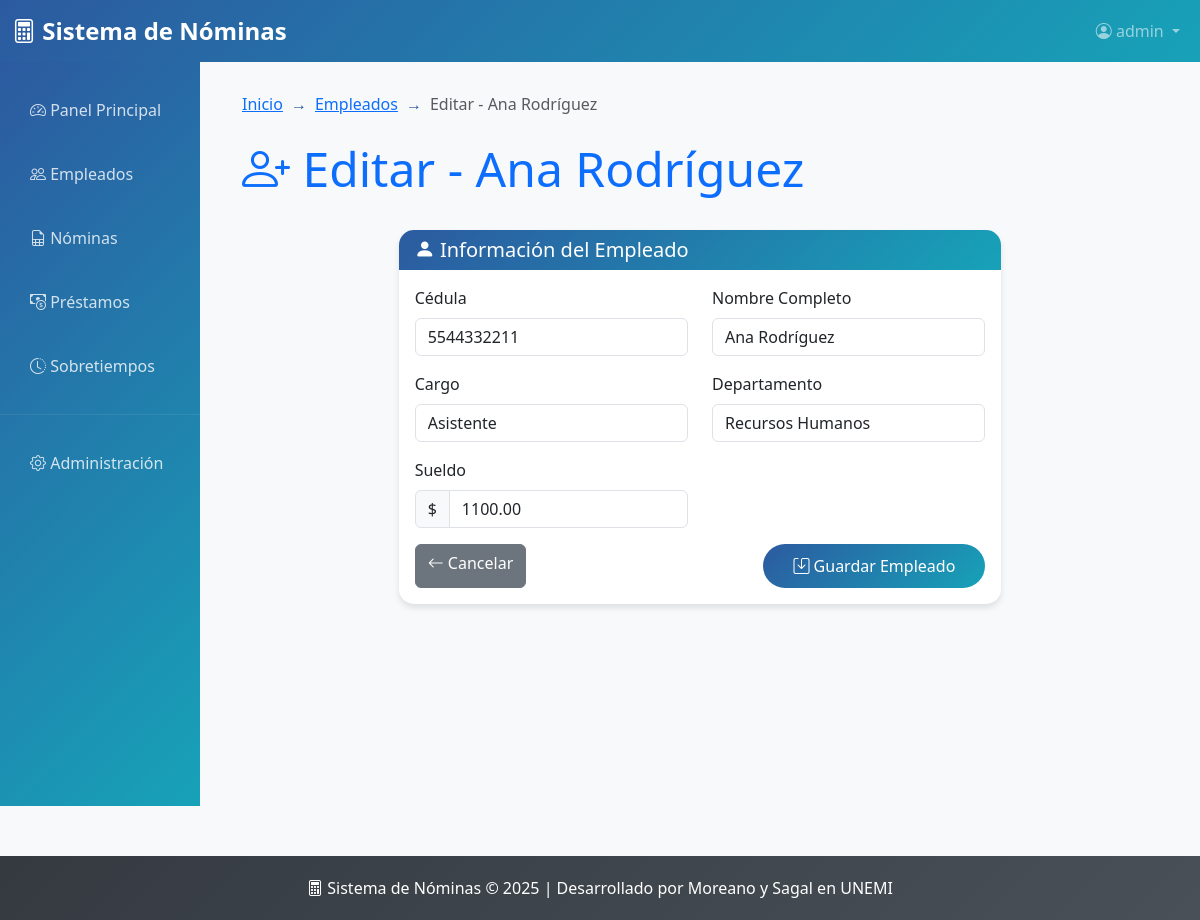
/empleados/25/editar/ (signed in), run on the app's committed database.
### nomina/models.py (models this page shows, shortened)
class Empleado(models.Model):
    cedula = models.CharField(max_length=10, unique=True)
    nombre = models.CharField(max_length=200)
    sueldo = models.DecimalField(max_digits=10, decimal_places=2)
    departamento = models.CharField(max_length=100)
    cargo = models.CharField(max_length=100)
    fecha_ingreso = models.DateField(null=True, blank=True)

### nomina/views.py (the view, shortened to what this page needs)
# urls.py: path('empleados/<int:empleado_id>/editar/', views.EmpleadoUpdateView.as_view(), name='empleado_editar'),
class EmpleadoUpdateView(LoginRequiredMixin, TitleContextMixin, UpdateView):
    model = Empleado
    form_class = EmpleadoForm
    template_name = 'empleado_form.html'
    pk_url_kwarg = 'empleado_id'
    title1 = "Empleados"
    title2 = "Editar Empleado"
    def get_context_data(self, **kwargs):
        context = super().get_context_data(**kwargs)
        context['titulo'] = f'Editar - {self.object.nombre}'
        context['empleado'] = self.object
        return context

### nomina/forms.py (shortened to what this page needs)
class EmpleadoForm(forms.ModelForm):
    class Meta:
        model = Empleado
        fields = ['cedula', 'nombre', 'sueldo', 'departamento', 'cargo']
        widgets = {
            'cedula': forms.TextInput(attrs={
                'class': 'form-control',
                'placeholder': 'Ingrese número de cédula',
                'maxlength': '10',
                'pattern': '[0-9]{1,10}'
            }),
            'nombre': forms.TextInput(attrs={
                'class': 'form-control',
                'placeholder': 'Nombre completo del empleado'
            }),
            'sueldo': forms.NumberInput(attrs={
                'class': 'form-control',
                'step': '0.01',
                'min': '0',
                'placeholder': '0.00'
            }),
            'departamento': forms.TextInput(attrs={
                'class': 'form-control',
                'placeholder': 'Ej: Recursos Humanos, Contabilidad'
            }),
            'cargo': forms.TextInput(attrs={
                'class': 'form-control',
                'placeholder': 'Ej: Analista, Gerente, Asistente'
            }),
        }

### nomina/mixins.py (called while the page is built)
    def get_context_data(self, **kwargs):
        context = super().get_context_data(**kwargs)
        if self.title1:
            context["title1"] = self.title1
        if self.title2:
            context["title2"] = self.title2
        return context

### templates/empleado_form.html (shortened to what this page needs)
{% extends 'base.html' %}
{% block breadcrumb_items %}
    <li class="breadcrumb-item"><a href="{% url 'empleados_lista' %}">Empleados</a></li>
    <li class="breadcrumb-item active">{{ titulo }}</li>
{% endblock %}
{% block content %}
<div class="row mb-4">
    <div class="col-12">
        <h1 class="display-5 text-primary">
            <i class="bi bi-person-plus"></i> {{ titulo }}
        </h1>
    </div>
</div>
<div class="row justify-content-center">
    <div class="col-md-8">
        <div class="card">
            <div class="card-header">
                <h5 class="card-title mb-0">
                    <i class="bi bi-person-fill"></i> Información del Empleado
                </h5>
            </div>
            <div class="card-body">
                <form method="post">
                    <div class="row">
                        <div class="col-md-6 mb-3">
                            <label for="{{ form.cedula.id_for_label }}" class="form-label">Cédula</label>
                            {{ form.cedula }}
                        </div>
                        <div class="col-md-6 mb-3">
                            <label for="{{ form.nombre.id_for_label }}" class="form-label">Nombre Completo</label>
                            {{ form.nombre }}
                        </div>
                    </div>
                    <div class="row">
                        <div class="col-md-6 mb-3">
                            <label for="{{ form.cargo.id_for_label }}" class="form-label">Cargo</label>
                            {{ form.cargo }}
                        </div>
                        <div class="col-md-6 mb-3">
                            <label for="{{ form.departamento.id_for_label }}" class="form-label">Departamento</label>
                            {{ form.departamento }}
                        </div>
                    </div>
                    <div class="row">
                        <div class="col-md-6 mb-3">
                            <label for="{{ form.sueldo.id_for_label }}" class="form-label">Sueldo</label>
                            <div class="input-group">
                                <span class="input-group-text">$</span>
                                {{ form.sueldo }}
                            </div>
                        </div>
                    </div>
                    <div class="d-flex justify-content-between">
                        <a href="{% url 'empleados_lista' %}" class="btn btn-secondary">
                            <i class="bi bi-arrow-left"></i> Cancelar
                        </a>
                        <button type="submit" class="btn btn-primary">
                            <i class="bi bi-save"></i> Guardar Empleado
                        </button>
                    </div>
                </form>
            </div>
        </div>
    </div>
</div>
{% endblock %}

### templates/base.html (shortened to what this page needs)
<!DOCTYPE html>
<html lang="es">
<head>
    <link href="https://cdn.jsdelivr.net/npm/bootstrap@5.3.2/dist/css/bootstrap.min.css" rel="stylesheet">
    <link rel="stylesheet" href="https://cdn.jsdelivr.net/npm/bootstrap-icons@1.11.1/font/bootstrap-icons.css">
</head>
<body>
    <nav class="navbar navbar-expand-lg navbar-dark" style="background: linear-gradient(135deg, var(--primary-color), var(--secondary-color));">
        <div class="container-fluid">
            <a class="navbar-brand" href="{% url 'dashboard' %}">
                <i class="bi bi-calculator"></i> Sistema de Nóminas
            </a>
            <div class="collapse navbar-collapse" id="navbarNav">
                <ul class="navbar-nav ms-auto">
                    <li class="nav-item dropdown">
                        {% if user.is_authenticated %}
                            <a class="nav-link dropdown-toggle" href="#" role="button" data-bs-toggle="dropdown">
                                <i class="bi bi-person-circle"></i> {{ user.username }}
                            </a>
                        {% endif %}
                    </li>
                </ul>
            </div>
        </div>
    </nav>
    <div class="container-fluid">
        <div class="row">
            <div class="col-md-3 col-lg-2 px-0">
                <div class="sidebar">
                    <nav class="nav flex-column pt-3">
                        <a class="nav-link {% if request.resolver_match.url_name == 'dashboard' %}active{% endif %}" href="{% url 'dashboard' %}">
                            <i class="bi bi-speedometer2"></i> Panel Principal
                        </a>
                        <a class="nav-link {% if request.resolver_match.url_name == 'empleados_lista' %}active{% endif %}" href="{% url 'empleados_lista' %}">
                            <i class="bi bi-people"></i> Empleados
                        </a>
                        <a class="nav-link {% if request.resolver_match.url_name == 'nominas_lista' %}active{% endif %}" href="{% url 'nominas_lista' %}">
                            <i class="bi bi-file-earmark-spreadsheet"></i> Nóminas
                        </a>
                        <a class="nav-link {% if request.resolver_match.url_name == 'prestamos_lista' %}active{% endif %}" href="{% url 'prestamos_lista' %}">
                            <i class="bi bi-cash-coin"></i> Préstamos
                        </a>
                        <a class="nav-link {% if request.resolver_match.url_name == 'sobretiempos_lista' %}active{% endif %}" href="{% url 'sobretiempos_lista' %}">
                            <i class="bi bi-clock-history"></i> Sobretiempos
                        </a>
                        <hr class="my-3" style="border-color: rgba(255,255,255,0.3);">
                        <a class="nav-link" href="/admin/">
                            <i class="bi bi-gear"></i> Administración
                        </a>
                    </nav>
                </div>
            </div>
            <div class="col-md-9 col-lg-10">
                <div class="main-content fade-in">
                    {% block breadcrumb %}
                    <nav aria-label="breadcrumb" class="mb-4">
                        <ol class="breadcrumb">
                            <li class="breadcrumb-item"><a href="{% url 'dashboard' %}">Inicio</a></li>
                            {% block breadcrumb_items %}{% endblock %}
                        </ol>
                    </nav>
                    {% endblock %}
                    {% block content %}{% endblock %}
                </div>
            </div>
        </div>
    </div>
    <footer class="footer">
        <div class="container">
            <p class="mb-0">
                <i class="bi bi-calculator"></i> Sistema de Nóminas © 2025
                | Desarrollado por Moreano y Sagal en UNEMI
            </p>
        </div>
    </footer>
</body>
</html>

### templates/base.html (style rules this page uses)
:root { --primary-color: #2c5aa0; --secondary-color: #17a2b8; --success-color: #28a745; --danger-color: #dc3545; --warning-color: #ffc107; --info-color: #17a2b8; --light-color: #f8f9fa; --dark-color: #343a40; }
body { background-color: var(--light-color); font-family: 'Segoe UI', Tahoma, Geneva, Verdana, sans-serif; }
.navbar-brand { font-weight: bold; font-size: 1.5rem; }
.sidebar { min-height: calc(100vh - 56px); background: linear-gradient(135deg, var(--primary-color), var(--secondary-color)); color: white; transition: all 0.3s; }
.sidebar .nav-link { color: rgba(255, 255, 255, 0.8); padding: 15px 20px; border-radius: 8px; margin: 5px 10px; transition: all 0.3s; }
.main-content { padding: 30px; }
.card { border: none; border-radius: 15px; box-shadow: 0 4px 6px rgba(0, 0, 0, 0.1); transition: transform 0.3s, box-shadow 0.3s; }
.card-header { background: linear-gradient(135deg, var(--primary-color), var(--secondary-color)); color: white; border-radius: 15px 15px 0 0 !important; border: none; }
.btn-primary { background: linear-gradient(135deg, var(--primary-color), var(--secondary-color)); border: none; border-radius: 25px; padding: 10px 30px; transition: all 0.3s; }
.footer { background: linear-gradient(135deg, var(--dark-color), #495057); color: white; text-align: center; padding: 20px 0; margin-top: 50px; }
.fade-in { animation: fadeIn 0.5s ease-in; }
.breadcrumb { background: transparent; padding: 0; }
.breadcrumb-item + .breadcrumb-item::before { content: "→"; color: var(--primary-color); }

### data on the page
Empleado: cedula "5544332211", nombre "Ana Rodríguez", cargo "Asistente", departamento "Recursos Humanos", sueldo "1100.00"

### other printed values
{{ user.username }} "admin"
{{ titulo }} "Editar - Ana Rodríguez"
